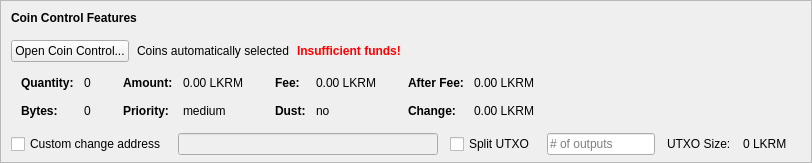
    <widget class="QFrame" name="frameCoinControl">
     <property name="sizePolicy">
      <sizepolicy hsizetype="Expanding" vsizetype="Expanding">
       <horstretch>0</horstretch>
       <verstretch>0</verstretch>
      </sizepolicy>
     </property>
     <property name="maximumSize">
      <size>
       <width>16777215</width>
       <height>16777215</height>
      </size>
     </property>
     <property name="frameShape">
      <enum>QFrame::StyledPanel</enum>
     </property>
     <property name="frameShadow">
      <enum>QFrame::Sunken</enum>
     </property>
     <layout class="QVBoxLayout" name="verticalLayoutCoinControl2">
      <property name="spacing">
       <number>0</number>
      </property>
      <property name="leftMargin">
       <number>0</number>
      </property>
      <property name="topMargin">
       <number>0</number>
      </property>
      <property name="rightMargin">
       <number>0</number>
      </property>
      <property name="bottomMargin">
       <number>6</number>
      </property>
      <item>
       <layout class="QVBoxLayout" name="verticalLayoutCoinControl" stretch="0,0,0,0,1">
        <property name="spacing">
         <number>0</number>
        </property>
        <property name="leftMargin">
         <number>10</number>
        </property>
        <property name="topMargin">
         <number>10</number>
        </property>
        <item>
         <layout class="QHBoxLayout" name="horizontalLayoutCoinControl1">
          <property name="bottomMargin">
           <number>15</number>
          </property>
          <item>
           <widget class="QLabel" name="labelCoinControlFeatures">
            <property name="sizePolicy">
             <sizepolicy hsizetype="Preferred" vsizetype="Maximum">
              <horstretch>0</horstretch>
              <verstretch>0</verstretch>
             </sizepolicy>
            </property>
            <property name="font">
             <font>
              <weight>75</weight>
              <bold>true</bold>
             </font>
            </property>
            <property name="styleSheet">
             <string notr="true">font-weight:bold;</string>
            </property>
            <property name="text">
             <string>Coin Control Features</string>
            </property>
           </widget>
          </item>
         </layout>
        </item>
        <item>
         <layout class="QHBoxLayout" name="horizontalLayoutCoinControl2" stretch="0,0,0,0">
          <property name="spacing">
           <number>8</number>
          </property>
          <property name="bottomMargin">
           <number>10</number>
          </property>
          <item>
           <widget class="QPushButton" name="pushButtonCoinControl">
            <property name="styleSheet">
             <string notr="true"/>
            </property>
            <property name="text">
             <string>Open Coin Control...</string>
            </property>
            <property name="autoDefault">
             <bool>false</bool>
            </property>
           </widget>
          </item>
          <item>
           <widget class="QLabel" name="labelCoinControlAutomaticallySelected">
            <property name="text">
             <string>Coins automatically selected</string>
            </property>
            <property name="margin">
             <number>5</number>
            </property>
           </widget>
          </item>
          <item>
           <widget class="QLabel" name="labelCoinControlInsuffFunds">
            <property name="font">
             <font>
              <weight>75</weight>
              <bold>true</bold>
             </font>
            </property>
            <property name="styleSheet">
             <string notr="true">color:red;font-weight:bold;</string>
            </property>
            <property name="text">
             <string>Insufficient funds!</string>
            </property>
            <property name="margin">
             <number>5</number>
            </property>
           </widget>
          </item>
          <item>
           <spacer name="horizontalSpacerCoinControl">
            <property name="orientation">
             <enum>Qt::Horizontal</enum>
            </property>
            <property name="sizeHint" stdset="0">
             <size>
              <width>40</width>
              <height>1</height>
             </size>
            </property>
           </spacer>
          </item>
         </layout>
        </item>
        <item>
         <widget class="QWidget" name="widgetCoinControl" native="true">
          <property name="sizePolicy">
           <sizepolicy hsizetype="Preferred" vsizetype="Preferred">
            <horstretch>0</horstretch>
            <verstretch>0</verstretch>
           </sizepolicy>
          </property>
          <property name="minimumSize">
           <size>
            <width>0</width>
            <height>0</height>
           </size>
          </property>
          <property name="styleSheet">
           <string notr="true"/>
          </property>
          <layout class="QHBoxLayout" name="horizontalLayoutCoinControl5">
           <property name="leftMargin">
            <number>0</number>
           </property>
           <property name="topMargin">
            <number>0</number>
           </property>
           <property name="rightMargin">
            <number>0</number>
           </property>
           <property name="bottomMargin">
            <number>0</number>
           </property>
           <item>
            <layout class="QHBoxLayout" name="horizontalLayoutCoinControl3" stretch="0,0,0,1">
             <property name="spacing">
              <number>20</number>
             </property>
             <property name="topMargin">
              <number>0</number>
             </property>
             <property name="bottomMargin">
              <number>10</number>
             </property>
             <item>
              <layout class="QFormLayout" name="formLayoutCoinControl1">
               <property name="horizontalSpacing">
                <number>10</number>
               </property>
               <property name="verticalSpacing">
                <number>14</number>
               </property>
               <property name="leftMargin">
                <number>10</number>
               </property>
               <property name="topMargin">
                <number>4</number>
               </property>
               <property name="rightMargin">
                <number>6</number>
               </property>
               <item row="0" column="0">
                <widget class="QLabel" name="labelCoinControlQuantityText">
                 <property name="font">
                  <font>
                   <weight>75</weight>
                   <bold>true</bold>
                  </font>
                 </property>
                 <property name="text">
                  <string>Quantity:</string>
                 </property>
                 <property name="margin">
                  <number>0</number>
                 </property>
                </widget>
               </item>
               <item row="0" column="1">
                <widget class="QLabel" name="labelCoinControlQuantity">
                 <property name="cursor">
                  <cursorShape>IBeamCursor</cursorShape>
                 </property>
                 <property name="contextMenuPolicy">
                  <enum>Qt::ActionsContextMenu</enum>
                 </property>
                 <property name="text">
                  <string notr="true">0</string>
                 </property>
                 <property name="margin">
                  <number>0</number>
                 </property>
                 <property name="textInteractionFlags">
                  <set>Qt::LinksAccessibleByMouse|Qt::TextSelectableByKeyboard|Qt::TextSelectableByMouse</set>
                 </property>
                </widget>
               </item>
               <item row="1" column="0">
                <widget class="QLabel" name="labelCoinControlBytesText">
                 <property name="font">
                  <font>
                   <weight>75</weight>
                   <bold>true</bold>
                  </font>
                 </property>
                 <property name="text">
                  <string>Bytes:</string>
                 </property>
                </widget>
               </item>
               <item row="1" column="1">
                <widget class="QLabel" name="labelCoinControlBytes">
                 <property name="cursor">
                  <cursorShape>IBeamCursor</cursorShape>
                 </property>
                 <property name="contextMenuPolicy">
                  <enum>Qt::ActionsContextMenu</enum>
                 </property>
                 <property name="text">
                  <string notr="true">0</string>
                 </property>
                 <property name="textInteractionFlags">
                  <set>Qt::LinksAccessibleByMouse|Qt::TextSelectableByKeyboard|Qt::TextSelectableByMouse</set>
                 </property>
                </widget>
               </item>
              </layout>
             </item>
             <item>
              <layout class="QFormLayout" name="formLayoutCoinControl2">
               <property name="horizontalSpacing">
                <number>10</number>
               </property>
               <property name="verticalSpacing">
                <number>14</number>
               </property>
               <property name="leftMargin">
                <number>6</number>
               </property>
               <property name="topMargin">
                <number>4</number>
               </property>
               <property name="rightMargin">
                <number>6</number>
               </property>
               <item row="0" column="0">
                <widget class="QLabel" name="labelCoinControlAmountText">
                 <property name="font">
                  <font>
                   <weight>75</weight>
                   <bold>true</bold>
                  </font>
                 </property>
                 <property name="text">
                  <string>Amount:</string>
                 </property>
                 <property name="margin">
                  <number>0</number>
                 </property>
                </widget>
               </item>
               <item row="0" column="1">
                <widget class="QLabel" name="labelCoinControlAmount">
                 <property name="cursor">
                  <cursorShape>IBeamCursor</cursorShape>
                 </property>
                 <property name="contextMenuPolicy">
                  <enum>Qt::ActionsContextMenu</enum>
                 </property>
                 <property name="text">
                  <string notr="true">0.00 LKRM</string>
                 </property>
                 <property name="textInteractionFlags">
                  <set>Qt::LinksAccessibleByMouse|Qt::TextSelectableByKeyboard|Qt::TextSelectableByMouse</set>
                 </property>
                </widget>
               </item>
               <item row="1" column="0">
                <widget class="QLabel" name="labelCoinControlPriorityText">
                 <property name="font">
                  <font>
                   <weight>75</weight>
                   <bold>true</bold>
                  </font>
                 </property>
                 <property name="text">
                  <string>Priority:</string>
                 </property>
                </widget>
               </item>
               <item row="1" column="1">
                <widget class="QLabel" name="labelCoinControlPriority">
                 <property name="cursor">
                  <cursorShape>IBeamCursor</cursorShape>
                 </property>
                 <property name="contextMenuPolicy">
                  <enum>Qt::ActionsContextMenu</enum>
                 </property>
                 <property name="text">
                  <string>medium</string>
                 </property>
                 <property name="textInteractionFlags">
                  <set>Qt::LinksAccessibleByMouse|Qt::TextSelectableByKeyboard|Qt::TextSelectableByMouse</set>
                 </property>
                </widget>
               </item>
              </layout>
             </item>
             <item>
              <layout class="QFormLayout" name="formLayoutCoinControl3">
               <property name="horizontalSpacing">
                <number>10</number>
               </property>
               <property name="verticalSpacing">
                <number>14</number>
               </property>
               <property name="leftMargin">
                <number>6</number>
               </property>
               <property name="topMargin">
                <number>4</number>
               </property>
               <property name="rightMargin">
                <number>6</number>
               </property>
               <item row="0" column="0">
                <widget class="QLabel" name="labelCoinControlFeeText">
                 <property name="font">
                  <font>
                   <weight>75</weight>
                   <bold>true</bold>
                  </font>
                 </property>
                 <property name="text">
                  <string>Fee:</string>
                 </property>
                 <property name="margin">
                  <number>0</number>
                 </property>
                </widget>
               </item>
               <item row="0" column="1">
                <widget class="QLabel" name="labelCoinControlFee">
                 <property name="cursor">
                  <cursorShape>IBeamCursor</cursorShape>
                 </property>
                 <property name="contextMenuPolicy">
                  <enum>Qt::ActionsContextMenu</enum>
                 </property>
                 <property name="text">
                  <string notr="true">0.00 LKRM</string>
                 </property>
                 <property name="textInteractionFlags">
                  <set>Qt::LinksAccessibleByMouse|Qt::TextSelectableByKeyboard|Qt::TextSelectableByMouse</set>
                 </property>
                </widget>
               </item>
               <item row="1" column="0">
                <widget class="QLabel" name="labelCoinControlLowOutputText">
                 <property name="font">
                  <font>
                   <weight>75</weight>
                   <bold>true</bold>
                  </font>
                 </property>
                 <property name="text">
                  <string>Dust:</string>
                 </property>
                </widget>
               </item>
               <item row="1" column="1">
                <widget class="QLabel" name="labelCoinControlLowOutput">
                 <property name="cursor">
                  <cursorShape>IBeamCursor</cursorShape>
                 </property>
                 <property name="contextMenuPolicy">
                  <enum>Qt::ActionsContextMenu</enum>
                 </property>
                 <property name="text">
                  <string>no</string>
                 </property>
                 <property name="textInteractionFlags">
                  <set>Qt::LinksAccessibleByMouse|Qt::TextSelectableByKeyboard|Qt::TextSelectableByMouse</set>
                 </property>
                </widget>
               </item>
              </layout>
             </item>
             <item>
              <layout class="QFormLayout" name="formLayoutCoinControl4">
               <property name="horizontalSpacing">
                <number>10</number>
               </property>
               <property name="verticalSpacing">
                <number>14</number>
               </property>
               <property name="leftMargin">
                <number>6</number>
               </property>
               <property name="topMargin">
                <number>4</number>
               </property>
               <property name="rightMargin">
                <number>6</number>
               </property>
               <item row="0" column="0">
                <widget class="QLabel" name="labelCoinControlAfterFeeText">
                 <property name="font">
                  <font>
                   <weight>75</weight>
                   <bold>true</bold>
                  </font>
                 </property>
                 <property name="text">
                  <string>After Fee:</string>
                 </property>
                 <property name="margin">
                  <number>0</number>
                 </property>
                </widget>
               </item>
               <item row="0" column="1">
                <widget class="QLabel" name="labelCoinControlAfterFee">
                 <property name="cursor">
                  <cursorShape>IBeamCursor</cursorShape>
                 </property>
                 <property name="contextMenuPolicy">
                  <enum>Qt::ActionsContextMenu</enum>
                 </property>
                 <property name="text">
                  <string notr="true">0.00 LKRM</string>
                 </property>
                 <property name="textInteractionFlags">
                  <set>Qt::LinksAccessibleByMouse|Qt::TextSelectableByKeyboard|Qt::TextSelectableByMouse</set>
                 </property>
                </widget>
               </item>
               <item row="1" column="0">
                <widget class="QLabel" name="labelCoinControlChangeText">
                 <property name="font">
                  <font>
                   <weight>75</weight>
                   <bold>true</bold>
                  </font>
                 </property>
                 <property name="text">
                  <string>Change:</string>
                 </property>
                </widget>
               </item>
               <item row="1" column="1">
                <widget class="QLabel" name="labelCoinControlChange">
                 <property name="cursor">
                  <cursorShape>IBeamCursor</cursorShape>
                 </property>
                 <property name="contextMenuPolicy">
                  <enum>Qt::ActionsContextMenu</enum>
                 </property>
                 <property name="text">
                  <string notr="true">0.00 LKRM</string>
                 </property>
                 <property name="textInteractionFlags">
                  <set>Qt::LinksAccessibleByMouse|Qt::TextSelectableByKeyboard|Qt::TextSelectableByMouse</set>
                 </property>
                </widget>
               </item>
              </layout>
             </item>
            </layout>
           </item>
          </layout>
         </widget>
        </item>
        <item>
         <layout class="QHBoxLayout" name="horizontalLayoutCoinControl4" stretch="0,0,0,0,0,0,0">
          <property name="spacing">
           <number>12</number>
          </property>
          <property name="sizeConstraint">
           <enum>QLayout::SetDefaultConstraint</enum>
          </property>
          <property name="topMargin">
           <number>5</number>
          </property>
          <property name="rightMargin">
           <number>5</number>
          </property>
          <item>
           <widget class="QCheckBox" name="checkBoxCoinControlChange">
            <property name="toolTip">
             <string>If this is activated, but the change address is empty or invalid, change will be sent to a newly generated address.</string>
            </property>
            <property name="text">
             <string>Custom change address</string>
            </property>
           </widget>
          </item>
          <item>
           <widget class="QValidatedLineEdit" name="lineEditCoinControlChange">
            <property name="enabled">
             <bool>false</bool>
            </property>
            <property name="sizePolicy">
             <sizepolicy hsizetype="Expanding" vsizetype="Fixed">
              <horstretch>0</horstretch>
              <verstretch>0</verstretch>
             </sizepolicy>
            </property>
           </widget>
          </item>
          <item>
           <widget class="QCheckBox" name="splitBlockCheckBox">
            <property name="text">
             <string>Split UTXO</string>
            </property>
           </widget>
          </item>
          <item>
           <widget class="QLineEdit" name="splitBlockLineEdit">
            <property name="sizePolicy">
             <sizepolicy hsizetype="Fixed" vsizetype="Fixed">
              <horstretch>50</horstretch>
              <verstretch>0</verstretch>
             </sizepolicy>
            </property>
            <property name="placeholderText">
             <string># of outputs</string>
            </property>
           </widget>
          </item>
          <item>
           <widget class="QLabel" name="labelBlockSizeText">
            <property name="text">
             <string>UTXO Size:</string>
            </property>
           </widget>
          </item>
          <item>
           <widget class="QLabel" name="labelBlockSize">
            <property name="text">
             <string>0 LKRM</string>
            </property>
           </widget>
          </item>
          <item>
           <widget class="QLabel" name="labelCoinControlChangeLabel">
            <property name="sizePolicy">
             <sizepolicy hsizetype="Preferred" vsizetype="Expanding">
              <horstretch>0</horstretch>
              <verstretch>0</verstretch>
             </sizepolicy>
            </property>
            <property name="minimumSize">
             <size>
              <width>0</width>
              <height>0</height>
             </size>
            </property>
            <property name="text">
             <string/>
            </property>
            <property name="margin">
             <number>3</number>
            </property>
           </widget>
          </item>
         </layout>
        </item>
        <item>
         <spacer name="verticalSpacerCoinControl">
          <property name="orientation">
           <enum>Qt::Vertical</enum>
          </property>
          <property name="sizeHint" stdset="0">
           <size>
            <width>800</width>
            <height>1</height>
           </size>
          </property>
         </spacer>
        </item>
       </layout>
      </item>
     </layout>
    </widget>
